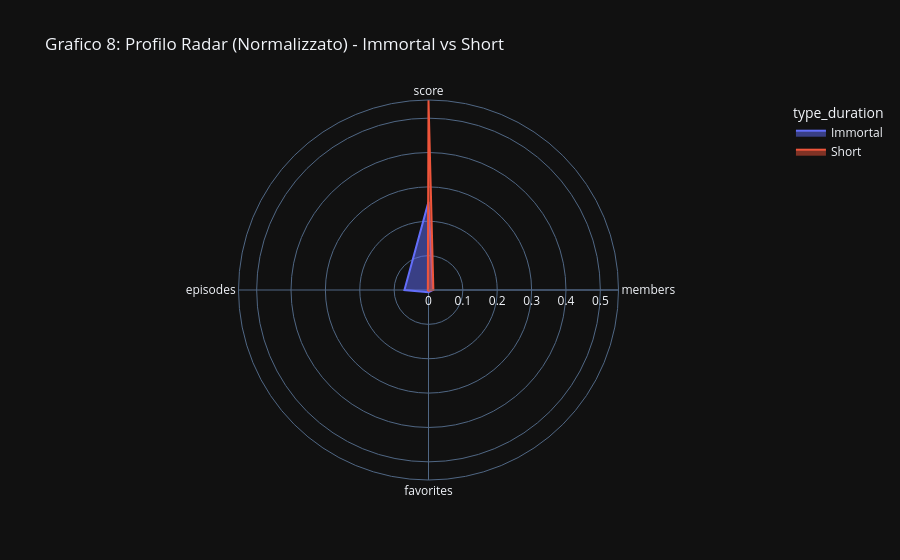

Notebook code cell kept with this figure:
### Code cell
# Grafico 8: Radar Chart: Profilo medio di un anime "Immortale" vs "Mordi e Fuggi"
# Definition: Immortal (>100 eps), Short (<13 eps)
df['type_duration'] = 'Medium'
df.loc[df['episodes'] >= 100, 'type_duration'] = 'Immortal'
df.loc[df['episodes'] <= 13, 'type_duration'] = 'Short'

# Normalize features for radar
features = ['score', 'members', 'favorites', 'episodes']
# We need to normalize episodes heavily or log it, but radar charts usually work best on 0-1 scale.
# Let's use quantile normalized values (ranks) to compare fairly?
# Or just standard scaler.
from sklearn.preprocessing import MinMaxScaler
scaler = MinMaxScaler()
df_norm = df.copy()
df_norm[features] = scaler.fit_transform(df_norm[features].fillna(0))

radar_data = df_norm.groupby('type_duration')[features].mean().reset_index()
radar_data = radar_data[radar_data['type_duration'].isin(['Immortal', 'Short'])]
radar_data_melt = radar_data.melt(id_vars='type_duration', var_name='Metric', value_name='Value')

fig8 = px.line_polar(radar_data_melt, r='Value', theta='Metric', color='type_duration', line_close=True,
                     title='Grafico 8: Profilo Radar (Normalizzato) - Immortal vs Short')
fig8.update_traces(fill='toself')
fig8.show()

### Figure 1 — Plotly figure (JSON) as saved in the notebook; plotly's stock layout.template omitted (floating-point values rounded to 4 significant figures)
{"data": [{"fill": "toself", "hovertemplate": "type_duration=Immortal<br>Value=%{r}<br>Metric=%{theta}<extra></extra>", "legendgroup": "Immortal", "line": {"color": "#636efa", "dash": "solid"}, "marker": {"symbol": "circle"}, "mode": "lines", "name": "Immortal", "r": [0.2564, 0.01295, 0.006806, 0.07008, 0.2564], "showlegend": true, "subplot": "polar", "theta": ["score", "members", "favorites", "episodes", "score"], "type": "scatterpolar"}, {"fill": "toself", "hovertemplate": "type_duration=Short<br>Value=%{r}<br>Metric=%{theta}<extra></extra>", "legendgroup": "Short", "line": {"color": "#EF553B", "dash": "solid"}, "marker": {"symbol": "circle"}, "mode": "lines", "name": "Short", "r": [0.5529, 0.01416, 0.001976, 0.001956, 0.5529], "showlegend": true, "subplot": "polar", "theta": ["score", "members", "favorites", "episodes", "score"], "type": "scatterpolar"}], "layout": {"legend": {"title": {"text": "type_duration"}, "tracegroupgap": 0}, "polar": {"angularaxis": {"direction": "clockwise", "rotation": 90}, "domain": {"x": [0, 1], "y": [0, 1]}}, "title": {"text": "Grafico 8: Profilo Radar (Normalizzato) - Immortal vs Short"}}}
